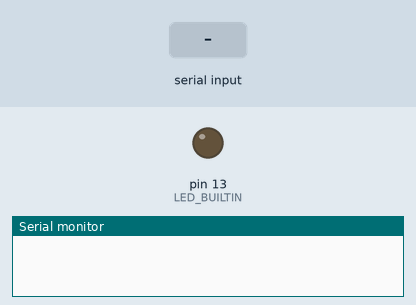
Recording of a sketch running on a simulated Arduino Uno, built with avr-gcc and run on an emulated ATmega328P. On the bench: output pins drawn as LEDs (lit = HIGH), the last lines printed to the serial monitor. Inputs (shaded band) come from the test bench.

Above: at 1.2 s.
1.3 s: "90 45\n" received over Serial
At 2.0 s:
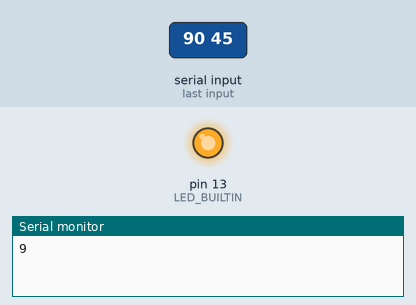
Timing chart, 0 to 10.3 s (numbered marks = the images above; inputs shaded):
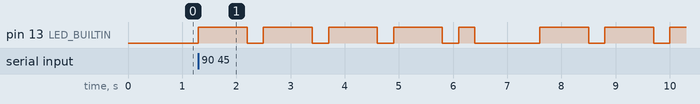

The sketch:

Any_String.ino
```cpp
#include "morse.h"

/*
 * Name- Kartik Arora
 * Roll No. 2110994835
 *
 * */

// reference to the morse code rules:- https://www.codebug.org.uk/learn/step/541/morse-code-timing-rules/

// reference to the morse code index image:- https://upload.wikimedia.org/wikipedia/commons/thumb/b/b5/International_Morse_Code.svg/1200px-International_Morse_Code.svg.png


void setup()
{
  pinMode(LED_BUILTIN, OUTPUT);
  Serial.begin(9600);
}


void loop()
{
  char ch;
  bool done = false;
  while (!done)
  {
    if (Serial.available())
    {
      ch = Serial.read();
      done = dispChar(ch);
    }
  }

  Serial.println("The name was displayed successfully!");
  Serial.println("Do you want to enter another name? (y/n) " );
  do
  {
    ch = Serial.read();
  }while(ch != 'y'&& ch != 'n');

  if (ch != 'y')
  {
    Serial.println("Program came to an end.");
    while(true) {}
  }
}
```

morse.cpp
```cpp
#include "Arduino.h"
#include "morse.h"

char *morse_letters[] = {
    // The letters A-Z in Morse code
    ".-", "-...", "-.-.", "-..", ".", "..-.", "--.", "....", "..",
    ".---", "-.-", ".-..", "--", "-.", "---", ".--.", "--.-", ".-.",
    "...", "-", "..-", "...-", ".--", "-..-", "-.--", "--.."};

char *morse_numbers[] = {
    // The numbers 0-9 in Morse code
    "-----", ".----", "..---", "...--", "....-",
    ".....", "-....", "--...", "---..", "----."};

void blink_dit_or_dah(char dit_or_dah)
{
  digitalWrite(LED_BUILTIN, HIGH);


  // blink dot or dash
  if (dit_or_dah == '.')
    delay(DOT_TIME);
  else
    delay(DASH_TIME);

  digitalWrite(LED_BUILTIN, LOW);

  // delay between the same letter time
  delay(SAME_LETTER_TIME);
}

void blink_morse_code(char *morse_code)
{

  unsigned int i = 0;
  // Read the dots and dashes and blink accordingly
  for(int i(0); morse_code[i] != NULL; i++) blink_dit_or_dah(morse_code[i]);

  // Space between two letters is equal to three dots
  delay(DIFF_LETTER_TIME);
}


bool dispChar(const char ch)                                       // displays the character on the serial monitor as well as on the LED
{

  if (ch >= 'A' && ch <= 'Z')
  {
    Serial.println(ch);
    blink_morse_code(morse_letters[ch - 'A']);
  }
  // Check for lowercase letters
  else if (ch >= 'a' && ch <= 'z')
  {
    Serial.println(ch);
    blink_morse_code(morse_letters[ch - 'a']);
  }
  // Check for numbers
  else if (ch >= '0' && ch <= '9')
  {
    Serial.println(ch);
    blink_morse_code(morse_numbers[ch - '0']);
  }
  // Check for space between words
  else if (ch == ' ')
  {
    delay(WORD_SPACE);
  }
  // Check for full stop value
  else if (ch == '.')
  {
    Serial.println("Thank you! Your name was displayed successfully. ");
    return true;
  }
  return false;
}
```

morse.h
```cpp
#ifndef MORSE_H
#define MORSE_H

#define UNIT 300
#define DOT_TIME UNIT          // also the time for space between the symbols - 1 unit
#define DASH_TIME 3*UNIT         // also the space between letters - 3 units
#define WORD_SPACE 7*UNIT      // space between two words - 7 units
#define SAME_LETTER_TIME UNIT  // 1 unit
#define DIFF_LETTER_TIME 3*UNIT  // 3 units


bool dispChar(char ch);


#endif
```

Measured:
- after the input at 1.3 s, pin 13 (LED_BUILTIN): LOW → HIGH at once, → LOW 0.90 s later, → HIGH 0.30 s later, → LOW 0.90 s later, … (15 changes in this stretch)
